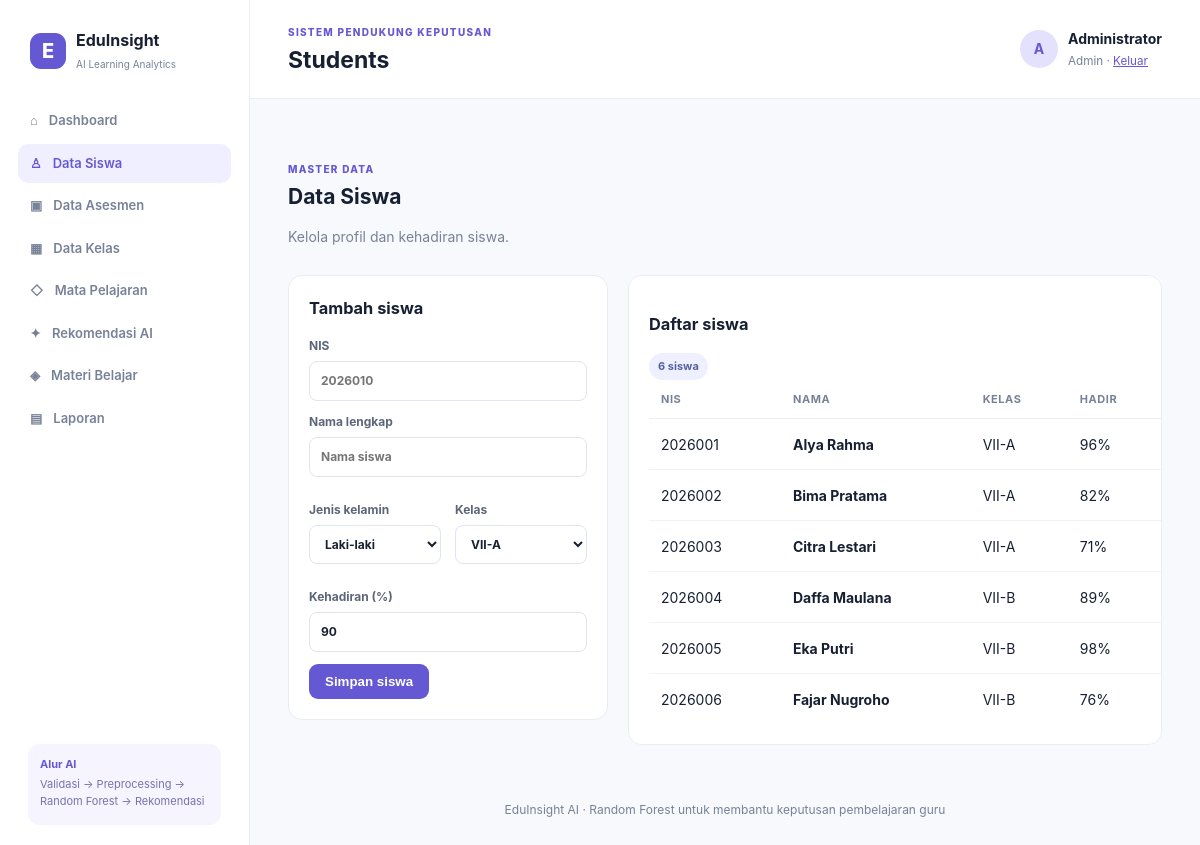
The app's page /index.php?page=students (signed in) with its own data.
### tables this page shows
CREATE TABLE IF NOT EXISTS students (id INT AUTO_INCREMENT PRIMARY KEY, nis VARCHAR(30) NOT NULL UNIQUE, name VARCHAR(120) NOT NULL, gender ENUM('L','P') NOT NULL, class_id INT NULL, class_name VARCHAR(30) DEFAULT NULL, attendance_rate DECIMAL(5,2) DEFAULT 0, birth_date DATE NULL, address TEXT NULL, created_at TIMESTAMP DEFAULT CURRENT_TIMESTAMP, FOREIGN KEY(class_id) REFERENCES classes(id) ON DELETE SET NULL);

### app/core/helpers.php (called while the page is built, shortened)
<?php
function e(mixed $value): string { return htmlspecialchars((string)$value, ENT_QUOTES, 'UTF-8'); }
function render(string $view, array $data = []): void { extract($data); $page = $_GET['page'] ?? 'dashboard'; require BASE_PATH . 'app/views/layouts/header.php'; require BASE_PATH . "app/views/{$view}.php"; require BASE_PATH . 'app/views/layouts/footer.php'; }

### app/views/students/index.php (the view)
<div class="section-head"><div><span class="eyebrow">MASTER DATA</span><h2>Data Siswa</h2><p class="muted">Kelola profil dan kehadiran siswa.</p></div></div><div class="two-col"><div class="form-card"><h3>Tambah siswa</h3><form method="post"><input type="hidden" name="action" value="add_student"><label>NIS<input name="nis" required placeholder="2026010"></label><label>Nama lengkap<input name="name" required placeholder="Nama siswa"></label><div class="form-row"><label>Jenis kelamin<select name="gender"><option value="L">Laki-laki</option><option value="P">Perempuan</option></select></label><label>Kelas<select name="class_id" required><?php foreach($classes as $c): ?><option value="<?=e($c['id'])?>"><?=e($c['name'])?></option><?php endforeach;?></select><input type="hidden" name="class_name" value=""></label></div><label>Kehadiran (%)<input type="number" name="attendance_rate" min="0" max="100" step="0.01" value="90"></label><button class="btn primary" type="submit">Simpan siswa</button></form></div><div class="table-card"><div class="card-title"><h3>Daftar siswa</h3><span class="pill"><?=count($students)?> siswa</span></div><table><thead><tr><th>NIS</th><th>Nama</th><th>Kelas</th><th>Hadir</th><th>Aksi</th></tr></thead><tbody><?php foreach($students as $s): ?><tr><td><?=e($s['nis'])?></td><td><b><?=e($s['name'])?></b></td><td><?=e($s['class_name'])?></td><td><?=number_format((float)$s['attendance_rate'],0)?>%</td><td><a class="text-link" href="<?=url('profile')?>&id=<?=e($s['id'])?>">Profil</a> <form style="display:inline" method="post" onsubmit="return confirm('Hapus siswa ini?')"><input type="hidden" name="action" value="delete_student"><input type="hidden" name="id" value="<?=e($s['id'])?>"><button class="icon-btn" title="Hapus">×</button></form></td></tr><?php endforeach;?></tbody></table></div></div>

### public/assets/css/style.css (style rules this page uses)
:root { --ink:#172033;--muted:#778198;--line:#e9edf4;--bg:#f7f9fc;--purple:#6558d3;--blue:#3478d4;--green:#28a879;--red:#e35d6a;--orange:#e8a33d }
* { box-sizing:border-box }
body { margin:0;background:var(--bg);color:var(--ink);font:14px/1.5 Inter,system-ui,sans-serif }
.eyebrow { font-size:10px;letter-spacing:.13em;color:var(--purple);font-weight:800 }
.btn { border:0;border-radius:9px;padding:10px 16px;display:inline-block;text-decoration:none;font-weight:700;cursor:pointer }
.btn.primary { background:var(--purple);color:#fff }
.stat-card,.table-card,.form-card,.empty-state { background:#fff;border:1px solid var(--line);border-radius:14px;padding:20px }
.muted { color:var(--muted) }
.section-head { display:flex;justify-content:space-between;align-items:end;margin:28px 0 14px }
.section-head h2 { margin:3px 0;font-size:21px }
.table-card { overflow:auto }
table { width:100%;border-collapse:collapse;min-width:650px }
th { text-align:left;color:var(--muted);font-size:11px;text-transform:uppercase;letter-spacing:.05em;padding:11px 12px;border-bottom:1px solid var(--line) }
td { padding:14px 12px;border-bottom:1px solid #f0f2f6 }
tr:last-child td { border-bottom:0 }
.badge,.pill { border-radius:20px;padding:5px 9px;font-size:11px;font-weight:700;display:inline-block }
.badge.info,.pill { color:#5361a0;background:#eef0ff }
.two-col { display:grid;grid-template-columns:320px 1fr;gap:20px;align-items:start }
.form-card h3 { margin-top:0 }
.form-card label { display:block;font-size:12px;font-weight:700;margin:12px 0;color:#5d6679 }
.form-row { display:grid;grid-template-columns:1fr 1fr;gap:14px }
input,select { display:block;width:100%;margin-top:6px;padding:10px 11px;border:1px solid #dfe4ed;border-radius:8px;color:var(--ink);background:#fff;font:inherit }

### records on screen
students: nis "2026001", name "Alya Rahma", class_name "VII-A", attendance_rate "96"
students: nis "2026002", name "Bima Pratama", class_name "VII-A", attendance_rate "82"
students: nis "2026003", name "Citra Lestari", class_name "VII-A", attendance_rate "71"
students: nis "2026004", name "Daffa Maulana", class_name "VII-B", attendance_rate "89"
students: nis "2026005", name "Eka Putri", class_name "VII-B", attendance_rate "98"
students: nis "2026006", name "Fajar Nugroho", class_name "VII-B", attendance_rate "76"

### other values on screen
$page "Students"
substr(currentUser()['name'],0,1) "A"
currentUser()['name'] "Administrator"
currentUser()['role'] "Admin"
count($students) "6"
form field class_id "VII-A"
